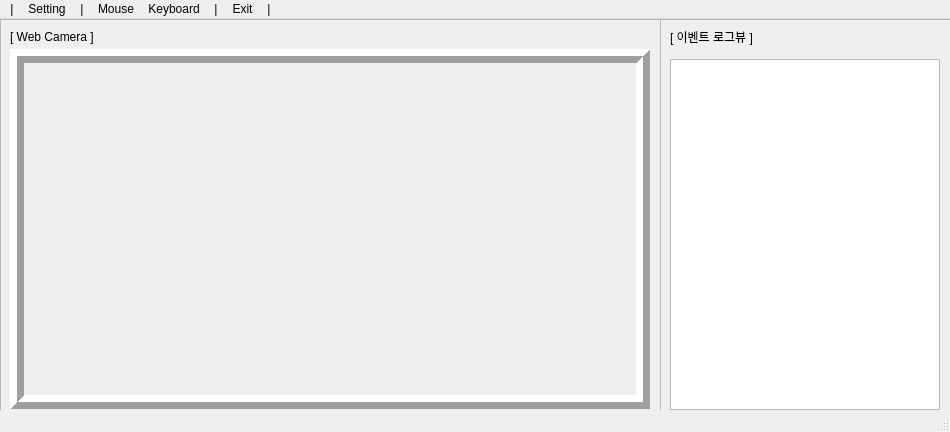
<?xml version="1.0" encoding="UTF-8"?>
<ui version="4.0">
 <class>App_WebCam</class>
 <widget class="QMainWindow" name="App_WebCam">
  <property name="geometry">
   <rect>
    <x>0</x>
    <y>0</y>
    <width>950</width>
    <height>432</height>
   </rect>
  </property>
  <property name="windowTitle">
   <string>MainWindow</string>
  </property>
  <property name="windowOpacity">
   <double>1.000000000000000</double>
  </property>
  <widget class="QWidget" name="centralwidget">
   <widget class="QFrame" name="frame">
    <property name="geometry">
     <rect>
      <x>0</x>
      <y>0</y>
      <width>661</width>
      <height>401</height>
     </rect>
    </property>
    <property name="frameShape">
     <enum>QFrame::StyledPanel</enum>
    </property>
    <property name="frameShadow">
     <enum>QFrame::Raised</enum>
    </property>
    <widget class="QLabel" name="Webcam_label">
     <property name="geometry">
      <rect>
       <x>10</x>
       <y>30</y>
       <width>640</width>
       <height>360</height>
      </rect>
     </property>
     <property name="frameShape">
      <enum>QFrame::Box</enum>
     </property>
     <property name="frameShadow">
      <enum>QFrame::Raised</enum>
     </property>
     <property name="lineWidth">
      <number>7</number>
     </property>
     <property name="text">
      <string/>
     </property>
    </widget>
    <widget class="QLabel" name="label">
     <property name="geometry">
      <rect>
       <x>10</x>
       <y>10</y>
       <width>101</width>
       <height>16</height>
      </rect>
     </property>
     <property name="text">
      <string>[ Web Camera ]</string>
     </property>
    </widget>
   </widget>
   <widget class="QFrame" name="frame_2">
    <property name="geometry">
     <rect>
      <x>660</x>
      <y>0</y>
      <width>301</width>
      <height>401</height>
     </rect>
    </property>
    <property name="frameShape">
     <enum>QFrame::StyledPanel</enum>
    </property>
    <property name="frameShadow">
     <enum>QFrame::Raised</enum>
    </property>
    <widget class="QTextEdit" name="text_view">
     <property name="geometry">
      <rect>
       <x>10</x>
       <y>40</y>
       <width>270</width>
       <height>351</height>
      </rect>
     </property>
     <property name="readOnly">
      <bool>true</bool>
     </property>
    </widget>
    <widget class="QLabel" name="label_3">
     <property name="geometry">
      <rect>
       <x>10</x>
       <y>10</y>
       <width>101</width>
       <height>16</height>
      </rect>
     </property>
     <property name="text">
      <string>[ 이벤트 로그뷰 ]</string>
     </property>
    </widget>
   </widget>
  </widget>
  <widget class="QMenuBar" name="menubar">
   <property name="geometry">
    <rect>
     <x>0</x>
     <y>0</y>
     <width>950</width>
     <height>21</height>
    </rect>
   </property>
   <widget class="QMenu" name="menuSETTING">
    <property name="title">
     <string>Setting</string>
    </property>
   </widget>
   <widget class="QMenu" name="menuMOUSE">
    <property name="title">
     <string>Mouse</string>
    </property>
   </widget>
   <widget class="QMenu" name="menuKEYBOARD">
    <property name="title">
     <string>Keyboard</string>
    </property>
   </widget>
   <widget class="QMenu" name="menuEXIT">
    <property name="title">
     <string>Exit</string>
    </property>
   </widget>
   <widget class="QMenu" name="menu">
    <property name="title">
     <string>|</string>
    </property>
   </widget>
   <widget class="QMenu" name="menu_2">
    <property name="title">
     <string>|</string>
    </property>
   </widget>
   <widget class="QMenu" name="menu_3">
    <property name="title">
     <string>|</string>
    </property>
   </widget>
   <widget class="QMenu" name="menu_4">
    <property name="title">
     <string>|</string>
    </property>
   </widget>
   <addaction name="menu_3"/>
   <addaction name="menuSETTING"/>
   <addaction name="menu_2"/>
   <addaction name="menuMOUSE"/>
   <addaction name="menuKEYBOARD"/>
   <addaction name="menu"/>
   <addaction name="menuEXIT"/>
   <addaction name="menu_4"/>
  </widget>
  <widget class="QStatusBar" name="statusbar"/>
 </widget>
 <resources/>
 <connections/>
</ui>
